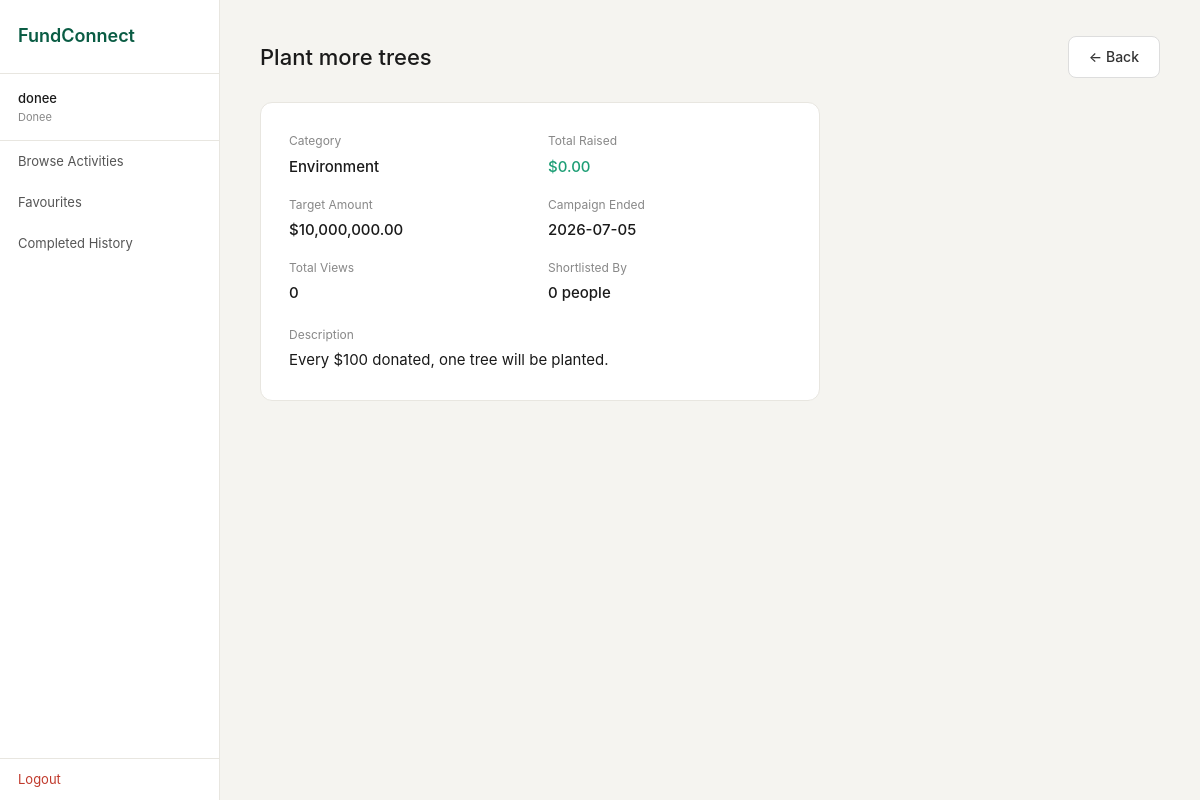
/donee/history/2 (signed in), run on the app's committed database.
### tables this page shows
CREATE TABLE fundraising_activity (
                id              INTEGER PRIMARY KEY AUTOINCREMENT,
                title           TEXT NOT NULL,
                description     TEXT,
                target_amount   REAL NOT NULL,
                amount_raised   REAL DEFAULT 0,
                category_id     INTEGER REFERENCES fra_category(id),
                deadline        TEXT NOT NULL,
                status          TEXT NOT NULL DEFAULT 'Active',
                fundraiser_id   INTEGER REFERENCES user_account(id),
                view_count      INTEGER DEFAULT 0,
                shortlist_count INTEGER DEFAULT 0,
                created_at      TEXT DEFAULT (datetime('now'))
            );

CREATE TABLE fra_category (
                id          INTEGER PRIMARY KEY AUTOINCREMENT,
                name        TEXT NOT NULL UNIQUE,
                description TEXT,
                created_at  TEXT DEFAULT (datetime('now'))
            );

### boundary/app.py (the view)
@app.route("/donee/history/<int:aid>")
def d_history_view(aid):
    if "user_id" not in session or session["role"] != "Donee":
        return redirect(url_for("login"))
    result = DoneeController.view_history(aid)
    if not result["success"]:
        flash(result["message"], "error")
        return redirect(url_for("d_history"))
    return render_template("d_history_view.html", activity=result["data"])

### boundary/templates/d_history_view.html (shortened to what this page needs)
{% extends "base.html" %}
{% block content %}
<div class="page-header">
  <h1 class="page-title">{{ activity.title }}</h1>
  <a href="{{ url_for('d_history') }}" class="btn">← Back</a>
</div>
<div style="background: #fff; border: 1px solid #e8e6e0; border-radius: 12px; padding: 28px; max-width: 560px;">
  <div style="display: grid; grid-template-columns: 1fr 1fr; gap: 16px;">
    <div>
      <p style="font-size: 12px; color: #888; margin-bottom: 4px;">Category</p>
      <p style="font-weight: 500;">{{ activity.category_name or '—' }}</p>
    </div>
    <div>
      <p style="font-size: 12px; color: #888; margin-bottom: 4px;">Total Raised</p>
      <p style="font-weight: 500; color: #1d9e75;">${{ '{:,.2f}'.format(activity.amount_raised) }}</p>
    </div>
    <div>
      <p style="font-size: 12px; color: #888; margin-bottom: 4px;">Target Amount</p>
      <p style="font-weight: 500;">${{ '{:,.2f}'.format(activity.target_amount) }}</p>
    </div>
    <div>
      <p style="font-size: 12px; color: #888; margin-bottom: 4px;">Campaign Ended</p>
      <p style="font-weight: 500;">{{ activity.deadline }}</p>
    </div>
    <div>
      <p style="font-size: 12px; color: #888; margin-bottom: 4px;">Total Views</p>
      <p style="font-weight: 500;">{{ activity.view_count }}</p>
    </div>
    <div>
      <p style="font-size: 12px; color: #888; margin-bottom: 4px;">Shortlisted By</p>
      <p style="font-weight: 500;">{{ activity.shortlist_count }} people</p>
    </div>
  </div>
  {% if activity.description %}
  <div style="margin-top: 20px;">
    <p style="font-size: 12px; color: #888; margin-bottom: 4px;">Description</p>
    <p>{{ activity.description }}</p>
  </div>
  {% endif %}
</div>
{% endblock %}

### boundary/static/css/style.css (style rules this page uses)
*, *::before, *::after { box-sizing: border-box; margin: 0; padding: 0; }
body { font-family: -apple-system, BlinkMacSystemFont, 'Segoe UI', sans-serif; font-size: 15px; background: #f5f4f0; color: #1a1a1a; line-height: 1.6; }
a { text-decoration: none; color: inherit; }
.btn { display: inline-block; padding: 9px 20px; border-radius: 8px; font-size: 14px; font-weight: 500; cursor: pointer; border: 1px solid #ddd; background: #fff; color: #333; }
.page-header { display: flex; justify-content: space-between; align-items: center; margin-bottom: 24px; }
.page-title { font-size: 22px; font-weight: 500; }

### data on the page
fundraising_activity: title "Plant more trees", amount_raised "0.00", target_amount "10,000,000.00", deadline "2026-07-05", view_count "0", shortlist_count "0", description "Every $100 donated, one tree will be planted."
fra_category: name "Environment"

### other printed values
{{ session.username }} "donee"
{{ session.role }} "Donee"
